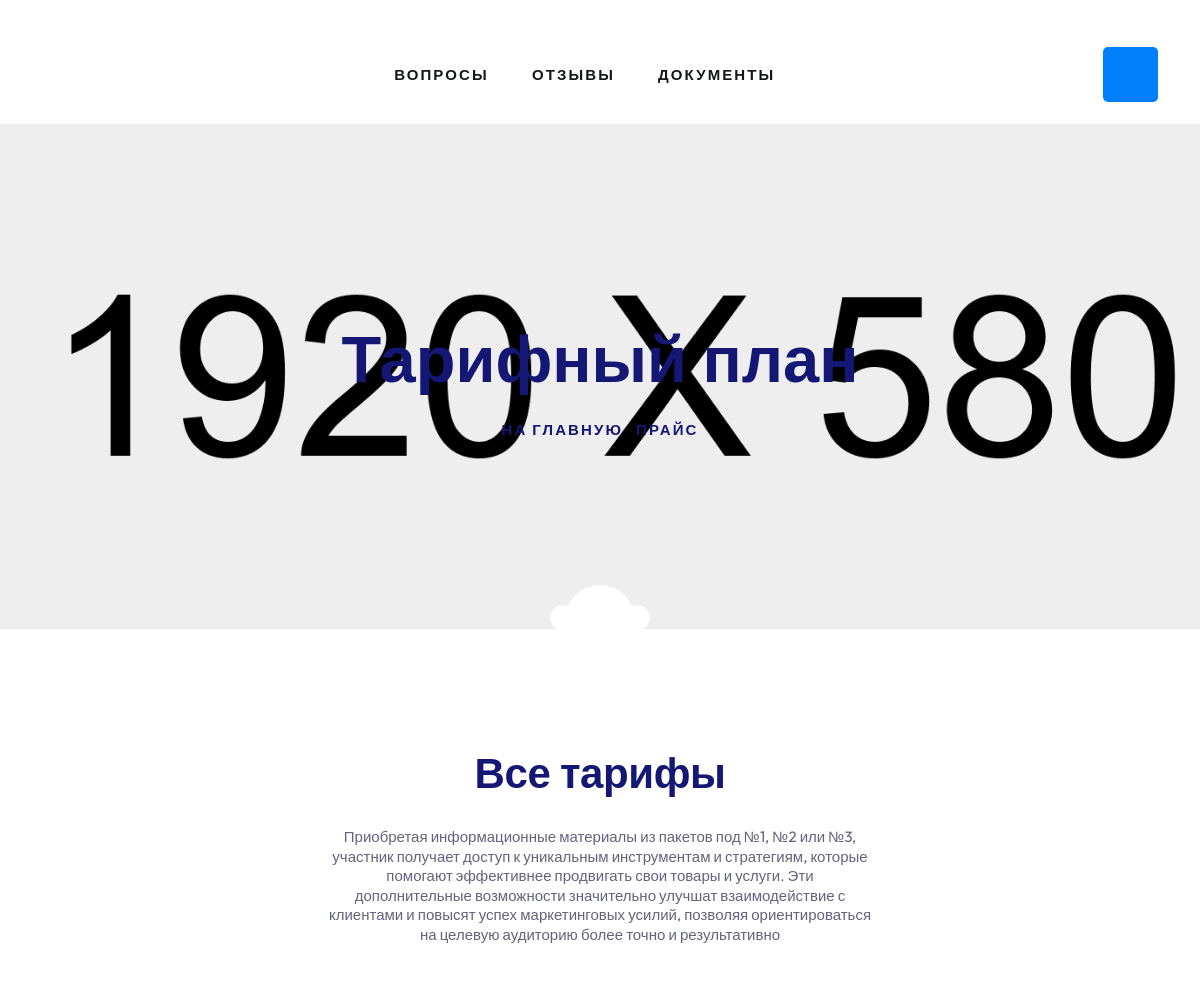
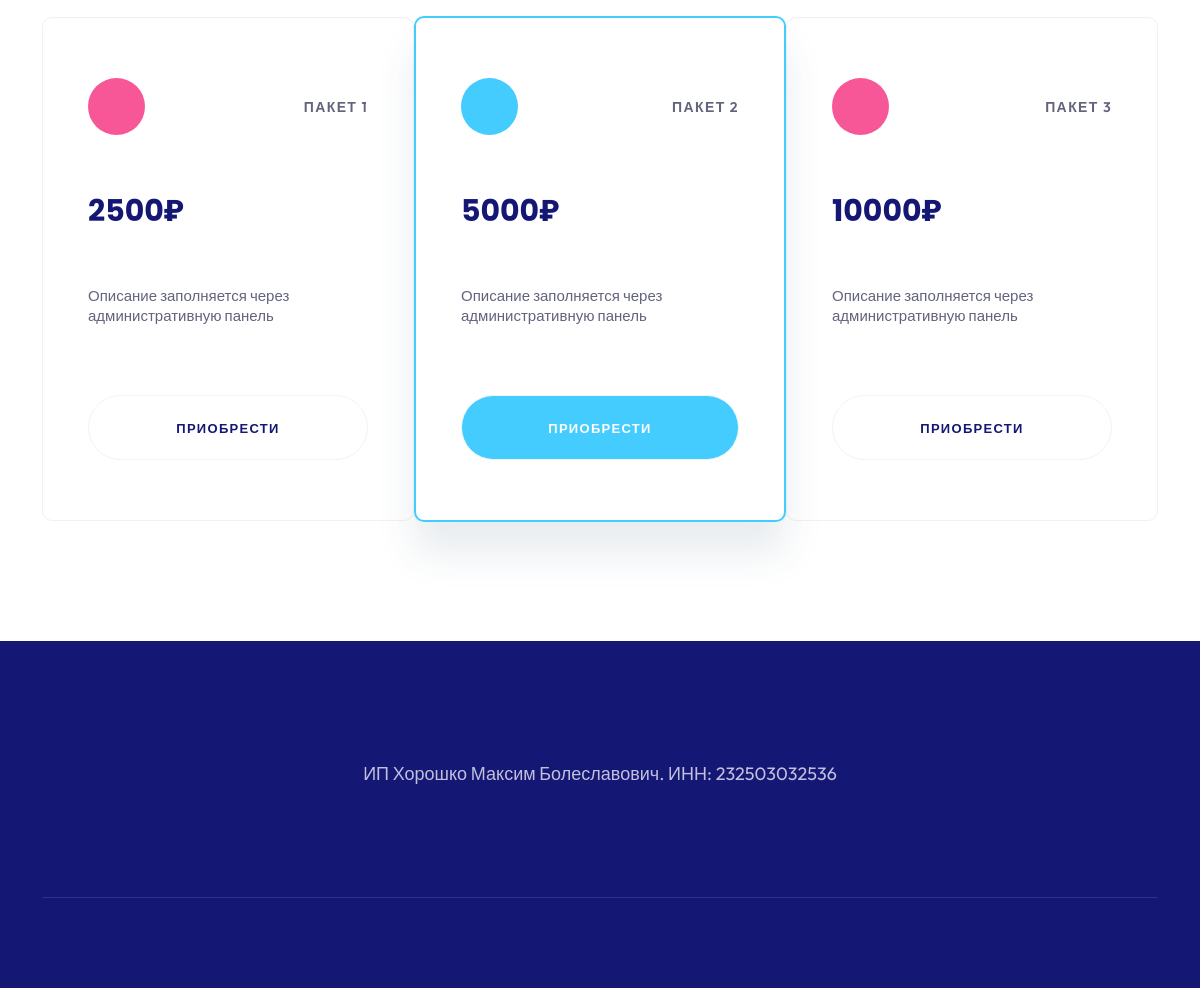
Screenshot of /price with the database file from the repository (2 pictures, top to bottom).
### server/models.py (models this page shows, shortened)
class Price(models.Model):
    class Meta:
        verbose_name = 'Прайс'
        verbose_name_plural = 'Прайсы'
    name = models.CharField(verbose_name='Наименование продукта', max_length=155)
    price = models.IntegerField(verbose_name='Цена продукта')
    is_done = models.BooleanField(verbose_name='Важный?')
    dsc = models.TextField(verbose_name='Описание')

### server/views.py (the view)
# urls.py: path('price', show_price, name='price'),
def show_price(req):
    price = Price.objects.all()
    data = {
        'price': price,
    }
    return render(req, 'server/price.html', data)

### server/templates/server/price.html (shortened to what this page needs)
{% extends 'server/technical/pattern.html' %}
{% load static %}
{% block content %}
   <main>
      <div class="breadcrumb__area breadcrumb-height p-relative grey-bg"
         data-background="assets/img/breadcrumb/breadcrumb.jpg">
         <div class="breadcrumb__scroll-bottom smooth">
            <a href="#price">
            </a>
         </div>
         <div class="container">
            <div class="row">
               <div class="col-xxl-12">
                  <div class="breadcrumb__content text-center">
                     <h3 class="breadcrumb__title">Тарифный план</h3>
                     <div class="breadcrumb__list">
                        <span><a href="{% url 'index' %}">На главную</a></span>
                        <span class="dvdr"><i class="fa fa-angle-right"></i></span>
                        <span>Прайс</span>
                     </div>
                  </div>
               </div>
            </div>
         </div>
      </div>
      <div id="price" class="tp-price__area tp-price__border pt-120 pb-90 ">
         <div class="container">
            <div class="row justify-content-center">
               <div class="col-lg-6 col-10">
                  <div class="tp-price__section text-center pb-60 wow tpfadeUp" data-wow-duration=".9s" data-wow-delay=".3s">
                     <h3 class="tp-section-title-sm pb-20">Все тарифы</h3>
                     <span>Приобретая информационные материалы из пакетов под №1, №2 или №3, участник получает доступ к уникальным инструментам и стратегиям, которые помогают эффективнее продвигать свои товары и услуги.  Эти дополнительные возможности значительно улучшат взаимодействие с клиентами и повысят успех маркетинговых усилий, позволяя ориентироваться на целевую аудиторию более точно и результативно</span>
                  </div>
               </div>
            </div>
            <div class="row g-0 align-items-end align-items-lg-center">
              <div class="row g-0 align-items-end align-items-lg-center">
               {% for el in price %}
                  {% if el.is_done %}
                     <div class="col-xl-4 col-lg-4 col-md-6 mb-30 wow tpfadeUp" data-wow-duration=".9s" data-wow-delay=".7s">
                  <div class="tp-price__item tp-price__active z-index">
                     <div class="tp-price__icon d-flex justify-content-between align-items-center">
                        <span class="icon price-color-2"></span>
                        <span>{{ el.name }}</span>
                     </div>
                     <h3 class="tp-price__title">{{ el.price }}₽</h3>
                     <div class="tp-price__list">
                        <ul>
                          {{ el.dsc }}
                        </ul>
                     </div>
                     <div class="tp-price__btn">
                        <a class="tp-btn-border" href="#"><span>Приобрести</span></a>
                     </div>
                  </div>
               </div>
                  {% else %}
                  <div class="col-xl-4 col-lg-4 col-md-6 mb-30 wow tpfadeLeft" data-wow-duration=".9s" data-wow-delay=".5s">
                  <div class="tp-price__item">
                     <div class="tp-price__icon d-flex justify-content-between align-items-center">
                        <span class="icon price-color-1"></span>
                        <span>{{ el.name }}</span>
                     </div>
                     <h3 class="tp-price__title">{{ el.price }}₽</h3>
                     <div class="tp-price__list">
                        <ul>
                           {{ el.dsc }}
                        </ul>
                     </div>
                     <div class="tp-price__btn">
                        <a class="tp-btn-border" href="#"><span>Приобрести</span></a>
                     </div>
                  </div>
               </div>
               {% endif %}
               {% endfor %}
            </div>
            </div>
         </div>
      </div>
   </main>
{% endblock %}

### server/static/server/assets/css/custom-animation.css (style rules this page uses)
.animated { -webkit-animation-duration: 1s; animation-duration: 1s; -webkit-animation-fill-mode: both; animation-fill-mode: both; }
.tpfadeUp { -webkit-animation-name: tpfadeUp; animation-name: tpfadeUp; }
.tpfadeLeft { -webkit-animation-name: tpfadeLeft; animation-name: tpfadeLeft; }

### server/static/server/assets/css/spacing.css (style rules this page uses)
.mb-30 { margin-bottom:30px }
.pt-120 { padding-top:120px }
.pb-20 { padding-bottom:20px }
.pb-60 { padding-bottom:60px }
.pb-90 { padding-bottom:90px }

### rows the page displays
Price: name "ПАКЕТ 1", price "2500", dsc "Описание заполняется через административную панель"
Price: name "ПАКЕТ 2", price "5000", dsc "Описание заполняется через административную панель"
Price: name "ПАКЕТ 3", price "10000", dsc "Описание заполняется через административную панель"
